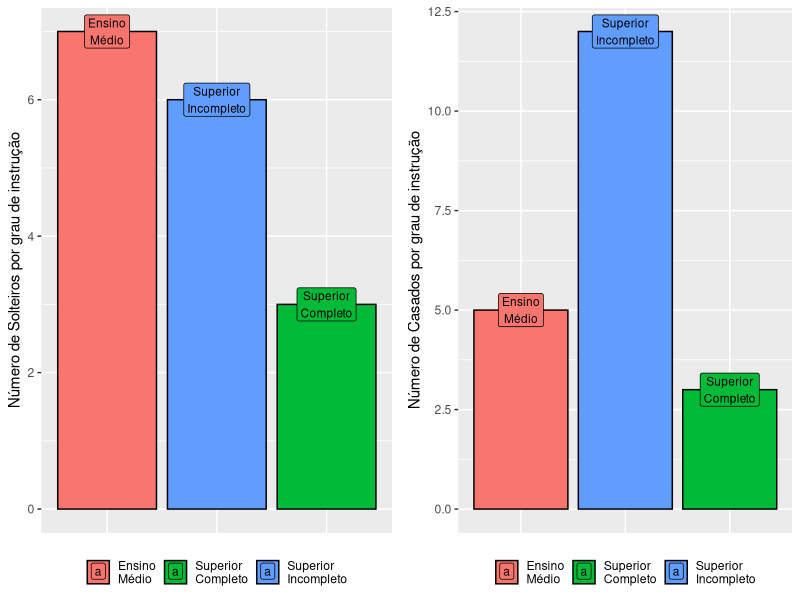

Source code (R):
library(ggplot2)
library(ggrepel)
library(gridExtra)
library(reshape2)
library(scales)
options("scipen"=999, "digits"=4)
data_db <- read.csv("exercicio.csv", header=T)

# ESTCIVIL por INSTRUCAO--------------------------------------------------------
column_names <- c("instrucao", "ocorrencias")

instru_civil_1 <- as.data.frame(table(subset(data_db, ESTCIVIL==1)$INSTRUCAO))
instru_civil_2 <- as.data.frame(table(subset(data_db, ESTCIVIL==2)$INSTRUCAO))

colnames(instru_civil_1) <- column_names
colnames(instru_civil_2) <- column_names

# instru_civil_1[,1]
# solteiros_casados_instrucao.png

solt_chart <- ggplot(instru_civil_1, 
                     aes(x=instrucao, 
                         y=ocorrencias, 
                         fill=c("Ensino\nMédio","Superior\nIncompleto","Superior\nCompleto"), 
                         label=c("Ensino\nMédio","Superior\nIncompleto","Superior\nCompleto"))) + 
  geom_bar(position='dodge', stat='identity', color='black') +
  theme(axis.title.x=element_blank(),
        axis.text.x=element_blank(),
        axis.ticks.x=element_blank(),
        legend.position = "bottom") +
  labs(y="Número de Solteiros por grau de instrução") +
  geom_label(position="stack", size=3) +
  guides(fill=guide_legend(title=NULL))


casa_chart <- ggplot(instru_civil_2, 
                     aes(x=instrucao, 
                         y=ocorrencias, 
                         fill=c("Ensino\nMédio","Superior\nIncompleto","Superior\nCompleto"), 
                         label=c("Ensino\nMédio","Superior\nIncompleto","Superior\nCompleto"))) + 
  geom_bar(position='dodge', stat='identity', color='black') +
  theme(axis.title.x=element_blank(),
        axis.text.x=element_blank(),
        axis.ticks.x=element_blank(),
        legend.position = "bottom") +
  labs(y="Número de Casados por grau de instrução") +
  geom_label(position="stack", size=3) +
  guides(fill=guide_legend(title=NULL))

grid.arrange(solt_chart, casa_chart, ncol = 2)

#------------------------------------------------------------------------------

